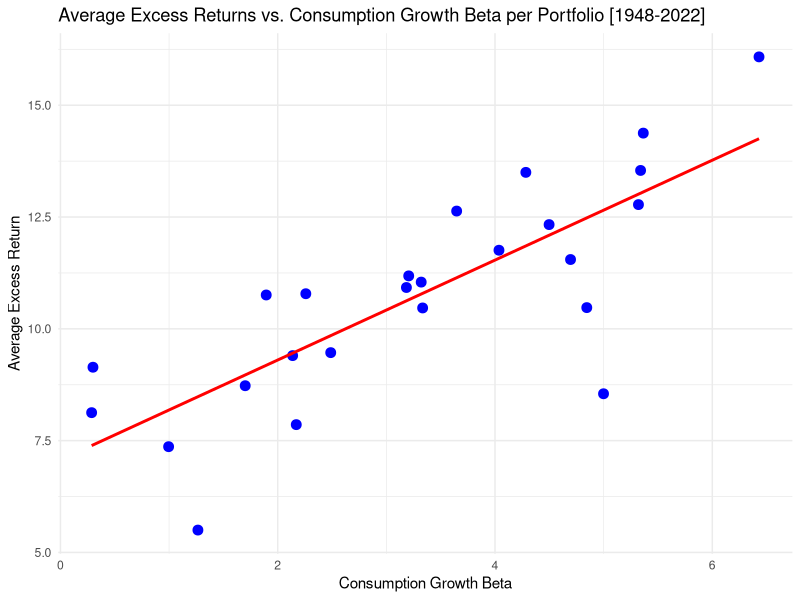
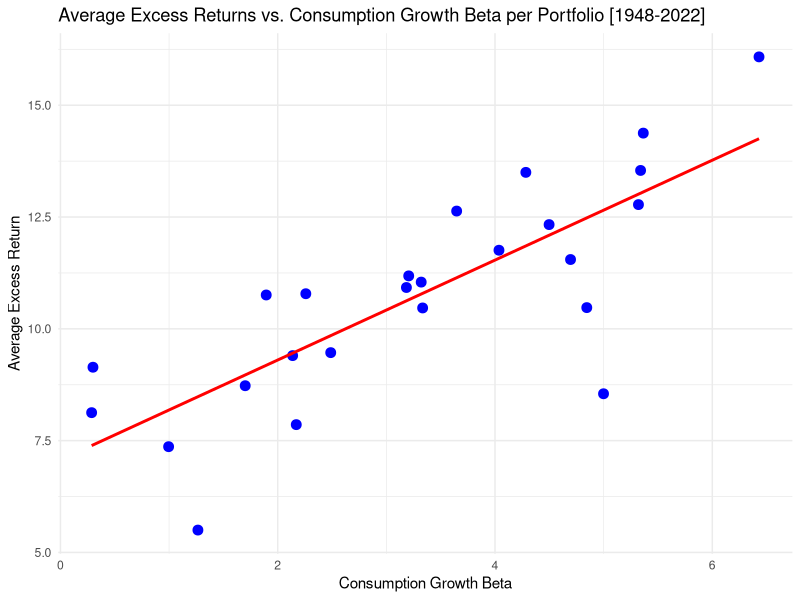

The R script that drew these images, in order:
# Install and load necessary packages
if (!requireNamespace("readr", quietly = TRUE)) {
  install.packages("readr")
}
if (!requireNamespace("dplyr", quietly = TRUE)) {
  install.packages("dplyr")
}
if (!requireNamespace("tidyverse", quietly = TRUE)) {
  install.packages("tidyverse")
}

library(readr)
library(dplyr)
library(tidyverse)

# Load data
q4_consumption_c <- read_csv('consumption_growth2.csv')
portfolio_returns_c <- read_csv('25_Portfolios_5x5.CSV', col_types = cols())
fama_french_factors_c <- read_csv('F-F-Annual_FF.csv')

# Filter data by relevant years
relevant_years_c <- c(1948:2022)

q4_consumption_c <- q4_consumption_c %>%
  filter(YEAR %in% relevant_years_c)

portfolio_returns_c <- portfolio_returns_c %>%
  filter(YEAR %in% relevant_years_c)

fama_french_factors_c <- fama_french_factors_c %>%
  filter(YEAR %in% relevant_years_c)

# Calculate Excess Returns for each year
excess_returns_list_c <- list()

for (year in relevant_years_c) {
  rf_c <- fama_french_factors_c %>%
    filter(YEAR == year) %>%
    pull(RF)
  
  portfolio_returns_year_c <- portfolio_returns_c %>%
    filter(YEAR == year)
  
  excess_returns_year_c <- portfolio_returns_year_c %>%
    mutate(across(-YEAR, ~ . - rf_c))  # Subtract rf from all columns except YEAR
  
  excess_returns_list_c[[as.character(year)]] <- excess_returns_year_c
}

excess_returns_c <- bind_rows(excess_returns_list_c)

# Align the data
aligned_q4_consumption_c <- q4_consumption_c %>%
  arrange(YEAR)

aligned_excess_returns_c <- excess_returns_c %>%
  arrange(YEAR)

combined_data_c <- cbind(aligned_excess_returns_c, c_growth = aligned_q4_consumption_c$c_growth)

portfolio_excess_returns_c <- combined_data_c %>% select(-YEAR, -c_growth)

# Calculate consumption growth betas for each portfolio
betas_c <- list()

for(portfolio in colnames(portfolio_excess_returns_c)) {
  formula <- as.formula(paste("`", portfolio, "`", "~ c_growth", sep = ""))
  model_c <- lm(formula, data = combined_data_c)
  beta_c <- coef(model_c)["c_growth"]
  betas_c[[portfolio]] <- beta_c
}

betas_c_df <- data.frame(Portfolio = names(betas_c), Consumption_Beta = unlist(betas_c))

# Calculate average excess returns for each portfolio
average_excess_returns_c <- portfolio_excess_returns_c %>% 
  summarise(across(everything(), mean))

average_excess_returns_c_df <- pivot_longer(average_excess_returns_c, 
                                          cols = everything(), 
                                          names_to = "Portfolio", 
                                          values_to = "Average_Excess_Return")
print(average_excess_returns_c_df)

betas_and_returns_c <- betas_c_df %>%
  left_join(average_excess_returns_c_df, by = "Portfolio")

# Perform cross-sectional regression
cross_sectional_model_c <- lm(Average_Excess_Return ~ Consumption_Beta, data = betas_and_returns_c)
summary(cross_sectional_model_c)
print(cross_sectional_model_c)
# Extracting the coefficients
lambda_market_c <- coef(cross_sectional_model_c)["Consumption_Beta"]
gamma_c <- coef(cross_sectional_model_c)["(Intercept)"]

# Print lambda_market and gamma
print(paste("Lambda_market (Risk Premium):", lambda_market_c))
print(paste("Gamma (Intercept):", gamma_c))

# Plot the relationship
plot <- ggplot(betas_and_returns_c, aes(x = Consumption_Beta, y = Average_Excess_Return)) +
  geom_point(color = "blue", size = 3) +  # Points for the relationship
  geom_smooth(method = "lm", color = "red", se = FALSE) +  # Regression line
  labs(title = "Average Excess Returns vs. Consumption Growth Beta per Portfolio [1948-2022]",
       x = "Consumption Growth Beta",
       y = "Average Excess Return") +
  theme_minimal()

print(plot)

# Save the plot to a file (optional)
ggsave("average_excess_returns_vs_consumption_growth_beta_scatter_plot.png", plot)

# Display the betas and average returns along with the regression results
betas_and_returns_c
